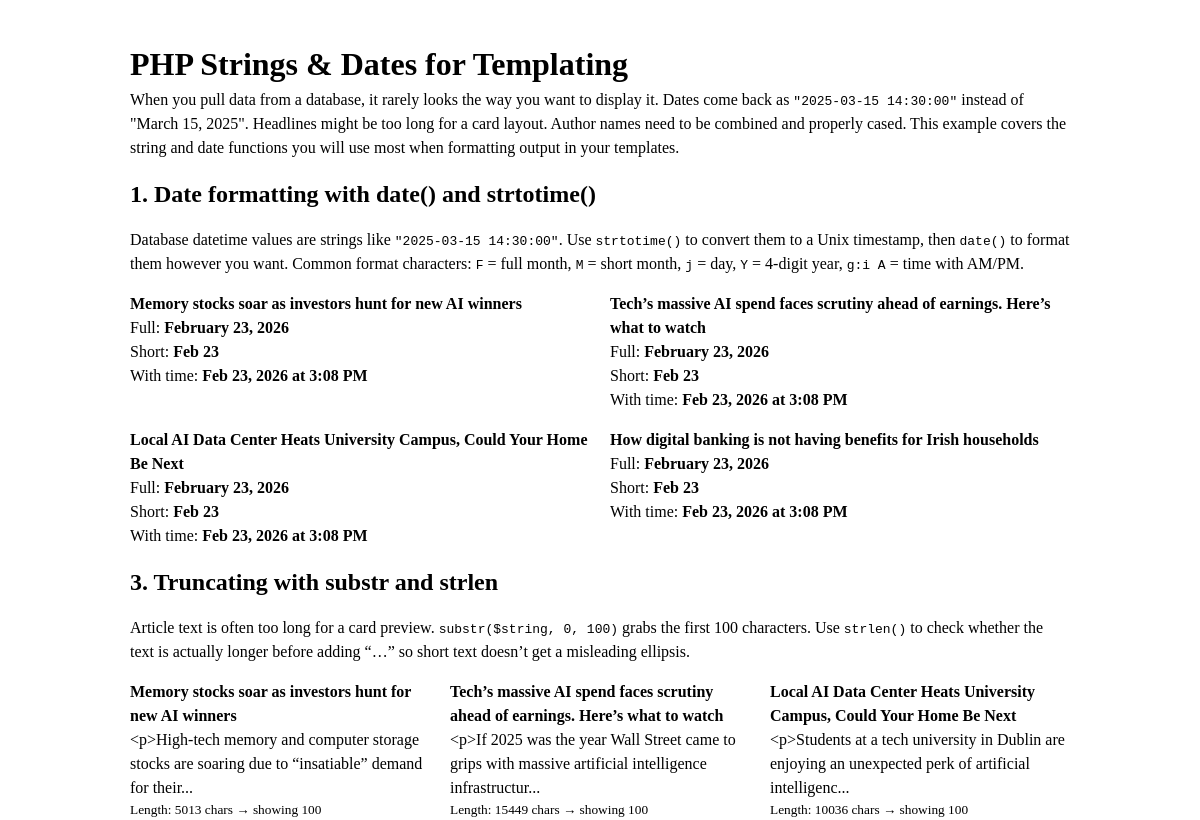
Page /examples/01-php-strings-dates.php on the earlier database version.
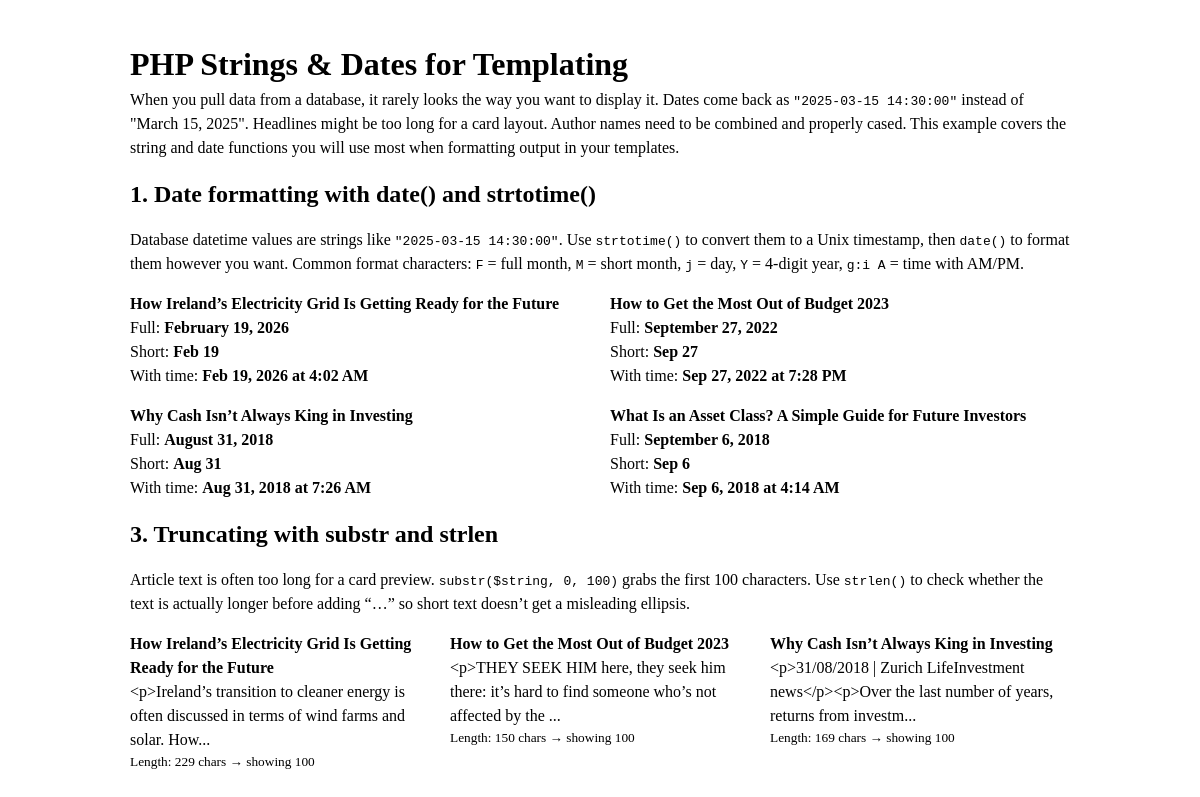
Same page on the later database version.
### tables this page shows
CREATE TABLE `stories` (
  `id` int NOT NULL,
  `headline` varchar(255) NOT NULL,
  `short_headline` varchar(255) NOT NULL,
  `subheadline` varchar(500) NOT NULL,
  `article` text NOT NULL,
  `img_url` varchar(255) NOT NULL,
  `author_id` int NOT NULL,
  `category_id` int NOT NULL,
  `location_id` int NOT NULL,
  `created_at` timestamp NOT NULL DEFAULT CURRENT_TIMESTAMP,
  `updated_at` timestamp NULL DEFAULT CURRENT_TIMESTAMP ON UPDATE CURRENT_TIMESTAMP
);

### lib/config.php (called while the page is built, shortened)
<?php
spl_autoload_register(function ($class) {
    $class_path = str_replace("\\", DIRECTORY_SEPARATOR, $class);
    $file = dirname(__DIR__) . '/classes/' . $class_path . '.php';
});
?>

### classes/DB.php (called while the page is built, shortened)
<?php
class DB {
    private function __construct() {
        $options = [
            PDO::ATTR_ERRMODE            => PDO::ERRMODE_EXCEPTION,
            PDO::ATTR_DEFAULT_FETCH_MODE => PDO::FETCH_ASSOC,
            PDO::ATTR_EMULATE_PREPARES   => false,
            PDO::MYSQL_ATTR_FOUND_ROWS   => true
        ];
    }
}

### classes/Story.php (called while the page is built, shortened)
<?php
require_once 'DB.php';
class Story
{
    public function __construct($props = null)
    {
        if ($props != null) {
            $this->headline       = $props["headline"];
            $this->article     = $props["article"];
            if (array_key_exists("created_at", $props)) {
                $this->created_at = $props["created_at"];
            }
        }
    }
    private static function find($sql, $params, $options = NULL)
    {
        $stories = array();
        $db = null;
        try {
            $db = DB::getInstance()->getConnection();
            if ($options != NULL && is_array($options)) {
                if (array_key_exists("order_by", $options)) {
                    $allowed_columns = array_keys(get_class_vars(self::class));
                    if (in_array($options["order_by"], $allowed_columns)) {
                        $direction = (array_key_exists("order", $options) && strtoupper($options["order"]) === "DESC") ? "DESC" : "ASC";
                        $sql .= " ORDER BY " . $options["order_by"] . " " . $direction;
                    }
                }
                if (array_key_exists("limit", $options)) {
                    $sql .= " LIMIT :limit";
                    $params["limit"] = $options["limit"];
                }
            }
            $stmt = $db->prepare($sql);
            $status = $stmt->execute($params);
            if ($stmt->rowCount() !== 0) {
                $row = $stmt->fetch(PDO::FETCH_ASSOC);
                while ($row !== FALSE) {
                    $story = new Story($row);
                    $stories[] = $story;
                    $row = $stmt->fetch(PDO::FETCH_ASSOC);
                }
            }
        } finally {
            if ($db !== null) {
                $db = null;
            }
        }
        return $stories;
    }
    public static function findAll($options = NULL)
    {
        $sql = "SELECT * FROM stories";
        $params = [];
        $stories = Story::find($sql, $params, $options);
        return $stories;
    }
}

### examples/01-php-strings-dates.php (the view, shortened to what this page needs)
<?php
require_once "../lib/config.php";
$stories = Story::findAll(["limit" => 9, "order_by" => "updated_at", "order" => "DESC"]);
?>
<html>
<head>
    <link rel="stylesheet" href="../css/reset.css">
    <link rel="stylesheet" href="../css/grid.css">
    <link rel="stylesheet" href="css/style.css">
</head>
<body>
    <div class="container">
        <div class="width-12">
            <h1>PHP Strings &amp; Dates for Templating</h1>
            <p>When you pull data from a database, it rarely looks the way you want to display it. Dates come back as <code>"2025-03-15 14:30:00"</code> instead of "March 15, 2025". Headlines might be too long for a card layout. Author names need to be combined and properly cased. This example covers the string and date functions you will use most when formatting output in your templates.</p>
        </div>
        <div class="width-12">
            <h2>1. Date formatting with date() and strtotime()</h2>
        </div>
        <div class="width-12">
            <p>Database datetime values are strings like <code>"2025-03-15 14:30:00"</code>. Use <code>strtotime()</code> to convert them to a Unix timestamp, then <code>date()</code> to format them however you want. Common format characters: <code>F</code> = full month, <code>M</code> = short month, <code>j</code> = day, <code>Y</code> = 4-digit year, <code>g:i A</code> = time with AM/PM.</p>
        </div>
        <?php foreach (array_slice($stories, 0, 4) as $story) { ?>
            <div class="width-6">
                <h4><?= htmlspecialchars($story->headline) ?></h4>
                <p>
                    Full: <strong><?= date("F j, Y", strtotime($story->created_at)) ?></strong><br>
                    Short: <strong><?= date("M j", strtotime($story->created_at)) ?></strong><br>
                    With time: <strong><?= date("M j, Y \a\\t g:i A", strtotime($story->created_at)) ?></strong>
                </p>
            </div>
        <?php } ?>
        <div class="width-12">
            <h2>3. Truncating with substr and strlen</h2>
        </div>
        <div class="width-12">
            <p>Article text is often too long for a card preview. <code>substr($string, 0, 100)</code> grabs the first 100 characters. Use <code>strlen()</code> to check whether the text is actually longer before adding &ldquo;&hellip;&rdquo; so short text doesn&rsquo;t get a misleading ellipsis.</p>
        </div>
        <?php foreach (array_slice($stories, 0, 3) as $story) { ?>
            <div class="width-4">
                <h4><?= htmlspecialchars($story->headline) ?></h4>
                <?php
                $limit = 100;
                $text = $story->article;
                if (strlen($text) > $limit) {
                    $preview = substr($text, 0, $limit) . "...";
                } else {
                    $preview = $text;
                }
                ?>
                <p><?= htmlspecialchars($preview) ?></p>
                <p><small>Length: <?= strlen($text) ?> chars &rarr; showing <?= min(strlen($text), $limit) ?></small></p>
            </div>
        <?php } ?>
    </div>
</body>
</html>

### css/grid.css (style rules this page uses)
.container { padding-top: 40px; padding-bottom: 0px; width: 1200px; margin: auto; display: grid; grid-template-columns: repeat(12, 1fr); grid-column-gap: 20px; grid-row-gap: 10px; grid-row: auto; }
.width-4 { grid-column: span 4; }
.width-6 { grid-column: span 6; }
.width-12 { grid-column: span 12; }

### examples/css/style.css (style rules this page uses)
body { background-color: #fff; }
.container { width: 940px; margin: auto; display: grid; grid-template-columns: repeat(12, 1fr); grid-column-gap: 20px; grid-row-gap: 1em; grid-row: auto; }

Differences in the rows shown:
no longer on this page (row edited): stories: headline "Memory stocks soar as investors hunt for new AI winners", created_at "February 23, 2026", created_at "Feb 23", created_at "Feb 23, 2026 at 3:08 PM", article "<p>High-tech memory and computer storage stocks are soaring due to “insatiable” demand for their...", article "5013", article "100"
no longer on this page (row edited): stories: headline "Tech’s massive AI spend faces scrutiny ahead of earnings. Here’s what to watch", created_at "February 23, 2026", created_at "Feb 23", created_at "Feb 23, 2026 at 3:08 PM", article "<p>If 2025 was the year Wall Street came to grips with massive artificial intelligence infrastructur...", article "15449", article "100"
no longer on this page (row edited): stories: headline "Local AI Data Center Heats University Campus, Could Your Home Be Next", created_at "February 23, 2026", created_at "Feb 23", created_at "Feb 23, 2026 at 3:08 PM", article "<p>Students at a tech university in Dublin are enjoying an unexpected perk of artificial intelligenc...", article "10036", article "100"
no longer on this page (row edited): stories: headline "How digital banking is not having benefits for Irish households", created_at "February 23, 2026", created_at "Feb 23", created_at "Feb 23, 2026 at 3:08 PM", shown under "1. Date formatting with date() and strtotime()"
added stories: headline "How Ireland’s Electricity Grid Is Getting Ready for the Future", created_at "February 19, 2026", created_at "Feb 19", created_at "Feb 19, 2026 at 4:02 AM", article "<p>Ireland’s transition to cleaner energy is often discussed in terms of wind farms and solar. How...", article "229", article "100"
added stories: headline "How to Get the Most Out of Budget 2023", created_at "September 27, 2022", created_at "Sep 27", created_at "Sep 27, 2022 at 7:28 PM", article "<p>THEY SEEK HIM here, they seek him there: it’s hard to find someone who’s not affected by the ...", article "150", article "100"
added stories: headline "Why Cash Isn’t Always King in Investing", created_at "August 31, 2018", created_at "Aug 31", created_at "Aug 31, 2018 at 7:26 AM", article "<p>31/08/2018 | Zurich LifeInvestment news</p><p>Over the last number of years, returns from investm...", article "169", article "100"
added stories: headline "What Is an Asset Class? A Simple Guide for Future Investors", created_at "September 6, 2018", created_at "Sep 6", created_at "Sep 6, 2018 at 4:14 AM", shown under "1. Date formatting with date() and strtotime()"
